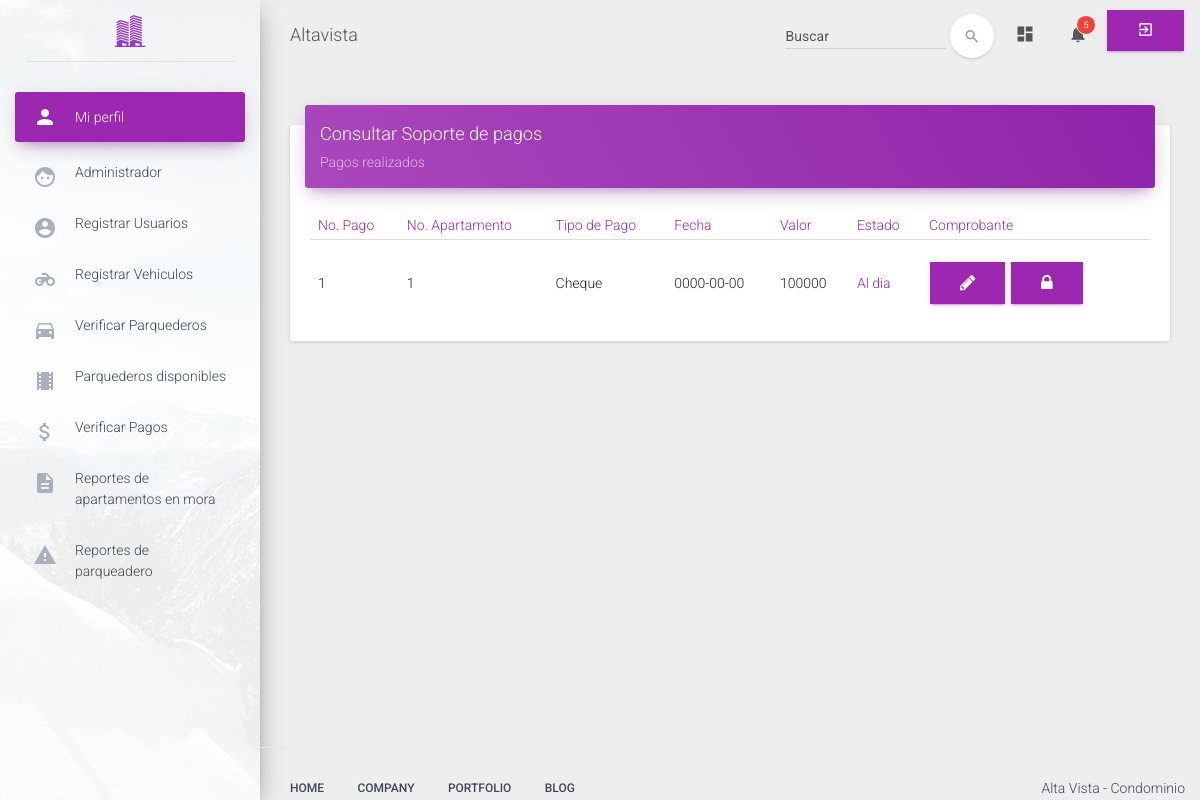
/view/app/pagos/listarPago.php, run on an earlier commit of the app's database.
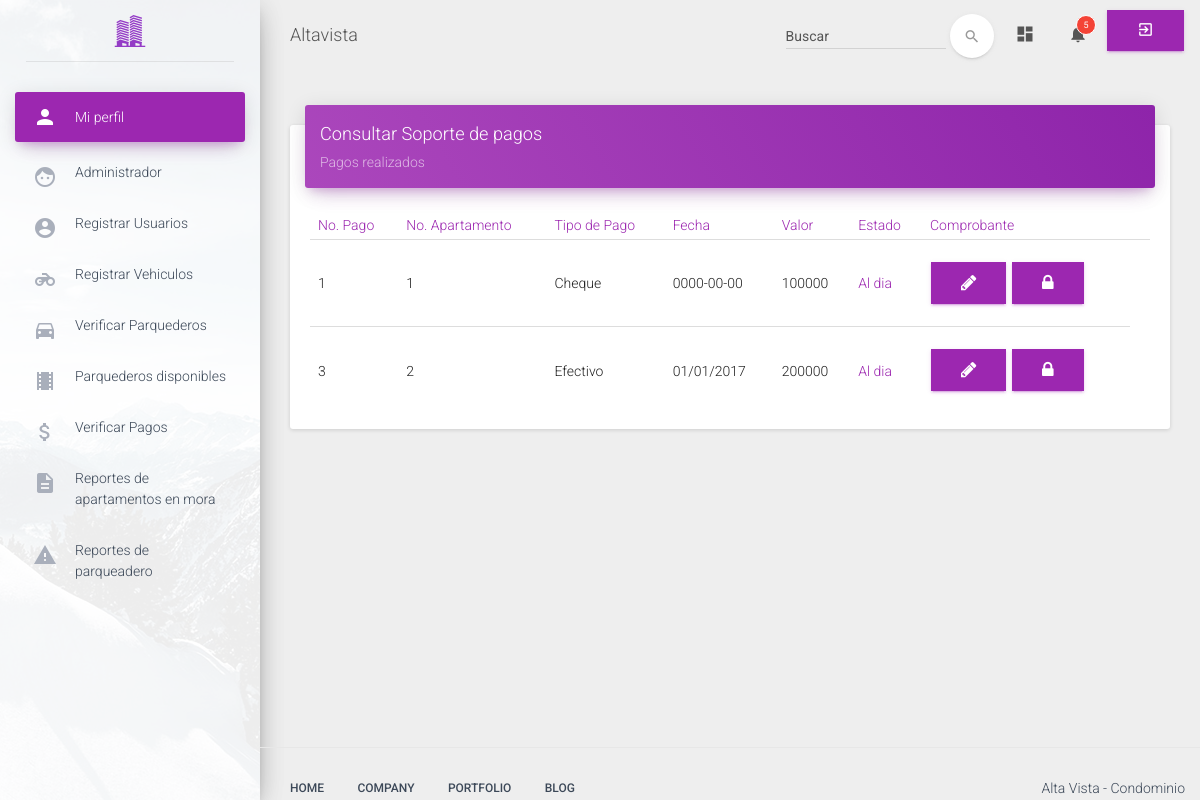
And on a later commit of the database.
### tables this page shows
CREATE TABLE `pagos` (
  `id_pagos` int(11) NOT NULL AUTO_INCREMENT,
  `id_apartamento` int(11) NOT NULL,
  `tipo_pago` varchar(25) NOT NULL,
  `referencia` varchar(45) NOT NULL,
  `valor` int(11) NOT NULL,
  `fecha` varchar(25) NOT NULL,
  `estado` varchar(10) NOT NULL,
  `url_documento` varchar(45) NOT NULL,
  PRIMARY KEY (`id_pagos`),
  KEY `fk_apartamento_pagos_idx` (`id_apartamento`),
  CONSTRAINT `fk_apartamento_pagos` FOREIGN KEY (`id_apartamento`) REFERENCES `apartamentos` (`id_apartamentos`) ON DELETE NO ACTION ON UPDATE NO ACTION
);

### config/Conexion.php (called while the page is built)
<?php
class Conexion {
    public static function conectar() {
        try {
            $conexion = new PDO('mysql:host=localhost;dbname=altavista', 'root', '');
            $conexion->setAttribute(PDO::ATTR_ERRMODE, PDO::ERRMODE_EXCEPTION);
            $conexion->exec("SET CHARACTER SET UTF8");
        } catch (Exception $e) {
            die('Error no se pudo establecer la conexión') . $e->getMessage();
            echo "Linea" . $e->getLine();
        }
        return $conexion;
    }
}
?>

### controller/PagosResidenteController.php (called while the page is built, shortened)
<?php
require_once(FOLDER_PROJECT . "/model/Pago.php");
class PagosResidenteController {
    public $model;
    public function __CONSTRUCT() {
        $this->model = new Pago();
    }
    public function consultar() {
        $resultado = $this->model->consultar();
        return $resultado;
    }
}

### model/Pago.php (called while the page is built, shortened)
<?php
class Pago {
    private $conexion;
   public function __CONSTRUCT() {
        require_once(FOLDER_PROJECT . '/config/Conexion.php');
        try {
            $this->conexion = Conexion::conectar();
        } catch (Exception $exc) {
            die($exc->getMessage());
        }
    }
    public function consultar() {
        try {
            $consula = $this->conexion->query("SELECT * FROM pagos");
            while ($filas = $consula->fetch(PDO::FETCH_ASSOC)) {
                $this->result[] = $filas;
            }
            return $this->result;
        } catch (Exception $e) {
            echo $e->getTraceAsString();
            echo $e->getMessage();
        }
    }
}

### view/app/pagos/listarPago.php (the view, shortened to what the changed rows need)
<!doctype html>
<html lang="en">
    <head>
        <?php
        include(FOLDER_VIEW . "/template/head.php");
        require_once (FOLDER_PROJECT . "/controller/PagosResidenteController.php");
        ?>
    </head>
    <body>
        <div class="wrapper">
            <div class="main-panel">
                <div class="content">
                    <div class="container-fluid">
                        <div class="row">
                            <div class="col-md-12">
                                <div class="card">
                                    <div class="card-content table-responsive">
                                        <table class="table">
                                            <thead class="text-primary">
                                            <th>No. Pago</th>
                                            <th>No. Apartamento</th>
                                            <th>Tipo de Pago</th>
                                            <th>Fecha</th>
                                            <th>Valor</th>
                                            <th>Estado</th>
                                            <th>Comprobante</th>
                                            <th></th>
                                            </thead>
                                            <tbody>
                                                <?php $pago = new PagosResidenteController() ?>
                                                <?php foreach ($pago->consultar() as $r): ?>
                                                    <tr>
                                                        <td><?php echo $r['id_pagos']; ?></td>
                                                        <td><?php echo $r['id_apartamento']; ?></td>
                                                        <td><?php echo $r['tipo_pago']; ?></td>
                                                        <td><?php echo $r['fecha']; ?></td>
                                                        <td><?php echo $r['valor']; ?></td>
                                                        <td class="text-primary"><?php echo $r['estado']; ?></td>
                                                        <td class="text-primary">
                                                            <a class="btn btn-primary" href="editarPago.php?id=<?php echo $r['id_pagos'] ?>">
                                                                <i class="fa fa-pencil"></i>
                                                            </a>
                                                            <a  class="btn btn-primary" href="cambiarEstado.php?id=<?php echo $r['id_pagos'] ?>&es=<?php echo $r['estado'] ?>">
                                                                <i class="fa fa-lock"></i>
                                                            </a>
                                                        </td>
                                                    </tr>
                                                <?php endforeach; ?>
                                            </tbody>
                                        </table>
                                    </div>
                                </div>
                            </div>
                        </div>
                    </div>
                </div>
            </div>
        </div>
    </body>
</html>

What changed in the data, as far as the page shows it:
added pagos: id_pagos "3", id_apartamento "2", tipo_pago "Efectivo", fecha "01/01/2017", valor "200000", estado "Al dia"
